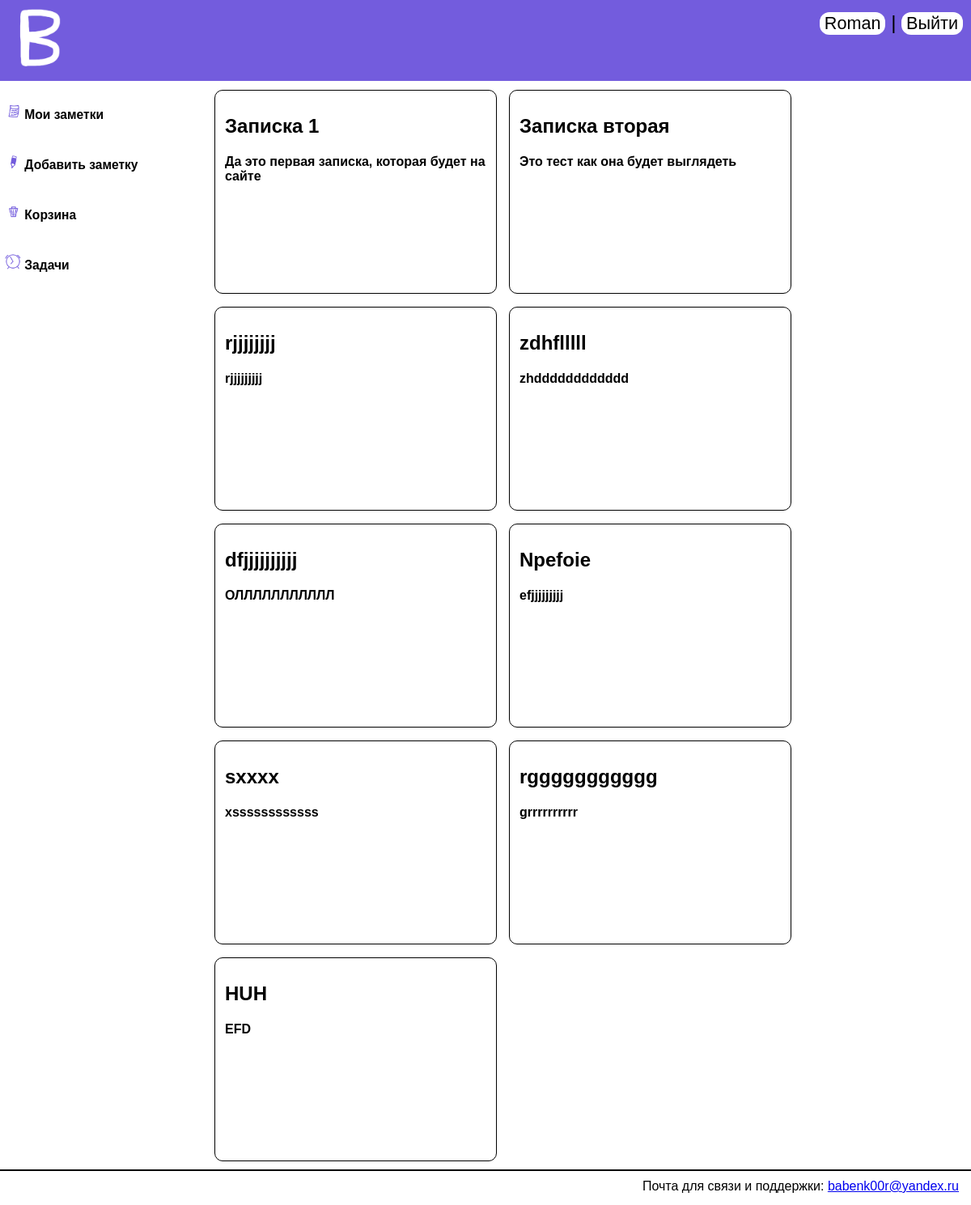
The page /notes (signed in) on the database as committed earlier.
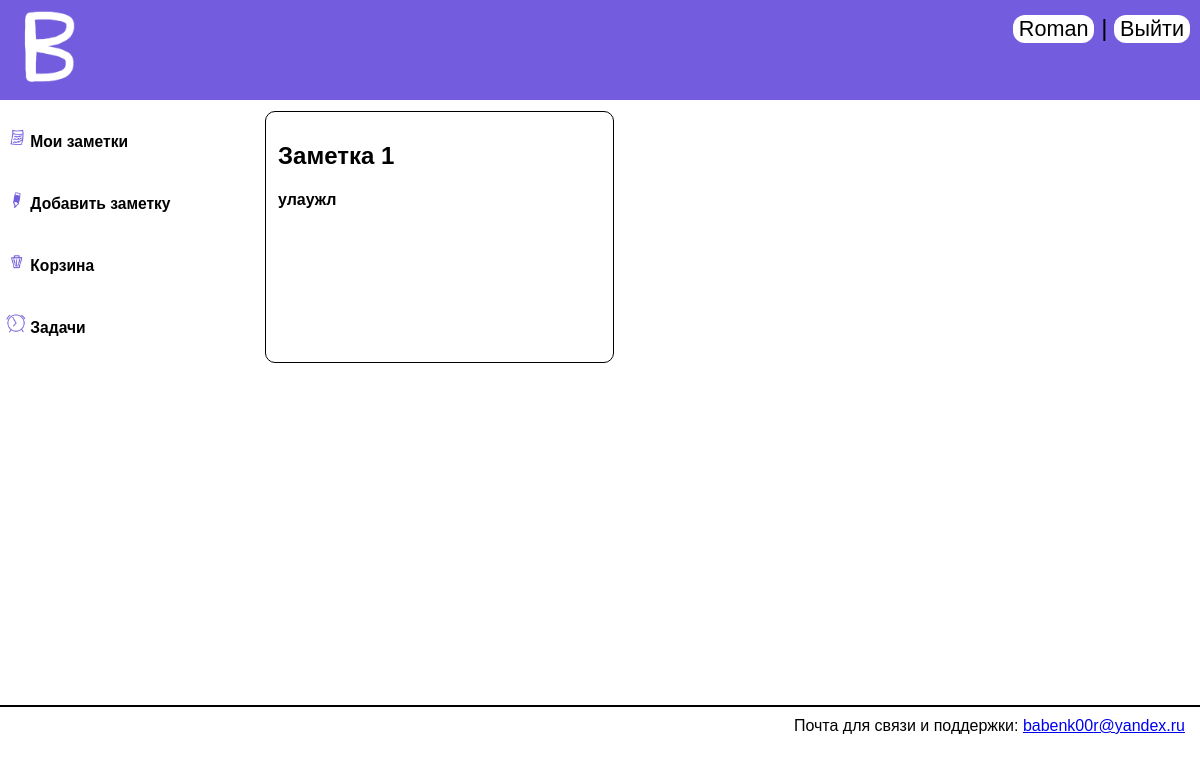
The same page on the database as committed later.
### main/models.py (models this page shows)
class Content(models.Model):
    title = models.CharField(max_length=255, verbose_name="Название записки")
    text = models.TextField(blank=True, verbose_name="Текст записки")
    user_id = models.CharField(max_length=255)
    time_create = models.DateTimeField(auto_now_add=True)
    last_time_update = models.DateTimeField(auto_now=True, verbose_name="Дата последнего изменения")

### main/views.py (the view)
# urls.py: path('notes', notes, name='notes'),
def notes(request):
    content = Content.objects.filter(user_id=request.user.id)
    return render(request, 'main/notes.html', {'menu': menu, 'title': 'Мои заметки', 'content': content})

### main/templates/main/notes.html
{% extends 'main/base.html' %}
{% block content %}
{% if content %}
    {% for i in content %}
    <a href="{% url 'check_note' i.pk %}"><div class="note-block">
        <h2>{{ i.title }}</h2>
        <h4>{{ i.text }}</h4>
    </div></a>
    {% endfor %}
{% else %}
    <div>Упс, похоже вы пока не добавили ни одной заметки(</div>
    <a href="{% url 'newnote' %}"><button class="bbutton">Добавить заметку</button></a>
{% endif %}
{% endblock %}

### main/templates/main/base.html (shortened to what this page needs)
{% load static %}
<!DOCTYPE html>
<html lang="ru">
    <head>
	<link rel="stylesheet" href="{% static 'main/css/styles.css' %}">
    </head>
    <body>
        <div class="header">
            <a href="{% url 'main' %}" ><img class='logo' src="{% static 'main/images/logo.png' %}"></a>
            {% if request.user.is_authenticated %}
            <div class="user-block">
                <div id="user-block"><a href="{% url 'main' %}"><button class="rbutton">{{ user.username }}</button><a></a> | <a href="{% url 'logout' %}"><button class="rbutton">Выйти</button></a></div>
            </div>
            {% else %}
            <div class="user-block">
                <div id="user-block"><a href="{% url 'login' %}"><button class="rbutton">Войти</button></a> | <a href="{% url 'registration' %}"><button class="rbutton">Зарегистрироваться</button></a></div>
            </div>
            {% endif %}
        </div>
        <div class="clearfix">
        <div class="notes">
            <div class="inner-notes">
                {% for p in menu %}
                    <a href="{% url p.url %}"><button class="button"><h3><img class="Mlogo" src="{% static 'main/images/' %}{{ p.logo_url }}">    {{ p.title }}</h3></button></a>
                {% endfor %}
            </div>
        </div>
        <div class="content">
            <div class="inner-content">
                {% block content %}{% endblock content %}
            </div>
        </div>
        </div>
        <div class="footer">
            <div class="inner-footer">Почта для связи и поддержки: <a href="mailto:babenk00r@yandex.ru">babenk00r@yandex.ru</a></div>
        </div>
    </body>
</html>

Rows that differ between the two databases and show on the page:
removed Content: title "Записка 1", text "Да это первая записка, которая будет на сайте"
removed Content: title "Записка вторая", text "Это тест как она будет выглядеть"
removed Content: title "rjjjjjjjj", text "rjjjjjjjjj"
removed Content: title "zdhflllll", text "zhdddddddddddd"
removed Content: title "dfjjjjjjjjjj", text "ОЛЛЛЛЛЛЛЛЛЛЛ"
removed Content: title "Npefoie", text "efjjjjjjjjj"
removed Content: title "sxxxx", text "xssssssssssss"
removed Content: title "rggggggggggg", text "grrrrrrrrrr"
removed Content: title "HUH", text "EFD"
added Content: title "Заметка 1", text "улаужл"
